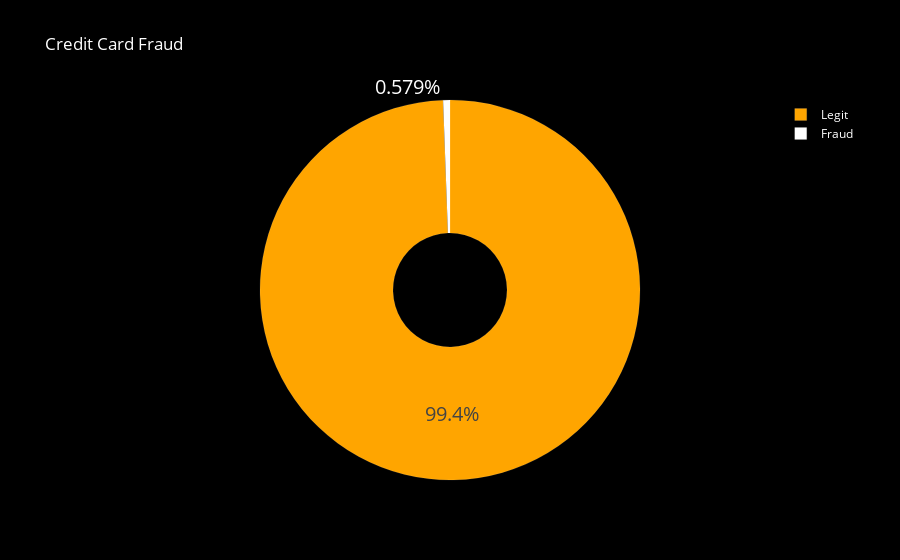

Notebook code for this chart:
### Markdown cell above
So, there are 1289169 number of legitimate transactions while only 7506 number of fraudulent transactions which accounts for only ~0.6% of the total number of transactions. 
The dataset is drastically imbalanced.

### Code cell
# Plot the pie graph for depicting the imbalance in the data.
import plotly.graph_objects as go
colors = ['orange', 'white']
labels = ['Legit', 'Fraud']
values = train_data['is_fraud'].value_counts()/train_data['is_fraud'].shape[0]
fig = go.Figure(data=[go.Pie(labels = labels,
                           values = values, hole = .3)])
fig.update_traces(hoverinfo='label+percent', textinfo='percent', textfont_size=20,
                  marker=dict(colors=colors, line=dict(color='white', width=0.1)))
fig.update_layout(
    title_text="Credit Card Fraud",
    title_font_color="white",
    legend_title_font_color="yellow",
    paper_bgcolor="black",
    plot_bgcolor='black',
    font_color="white",
)
fig.show()

### Figure 1 — Plotly figure (JSON) as saved in the notebook; plotly's stock layout.template omitted (floating-point values rounded to 4 significant figures)
{"data": [{"hole": 0.3, "hoverinfo": "label+percent", "labels": ["Legit", "Fraud"], "marker": {"colors": ["orange", "white"], "line": {"color": "white", "width": 0.1}}, "textfont": {"size": 20}, "textinfo": "percent", "type": "pie", "values": [0.9942, 0.005789]}], "layout": {"font": {"color": "white"}, "legend": {"title": {"font": {"color": "yellow"}}}, "paper_bgcolor": "black", "plot_bgcolor": "black", "title": {"font": {"color": "white"}, "text": "Credit Card Fraud"}}}
